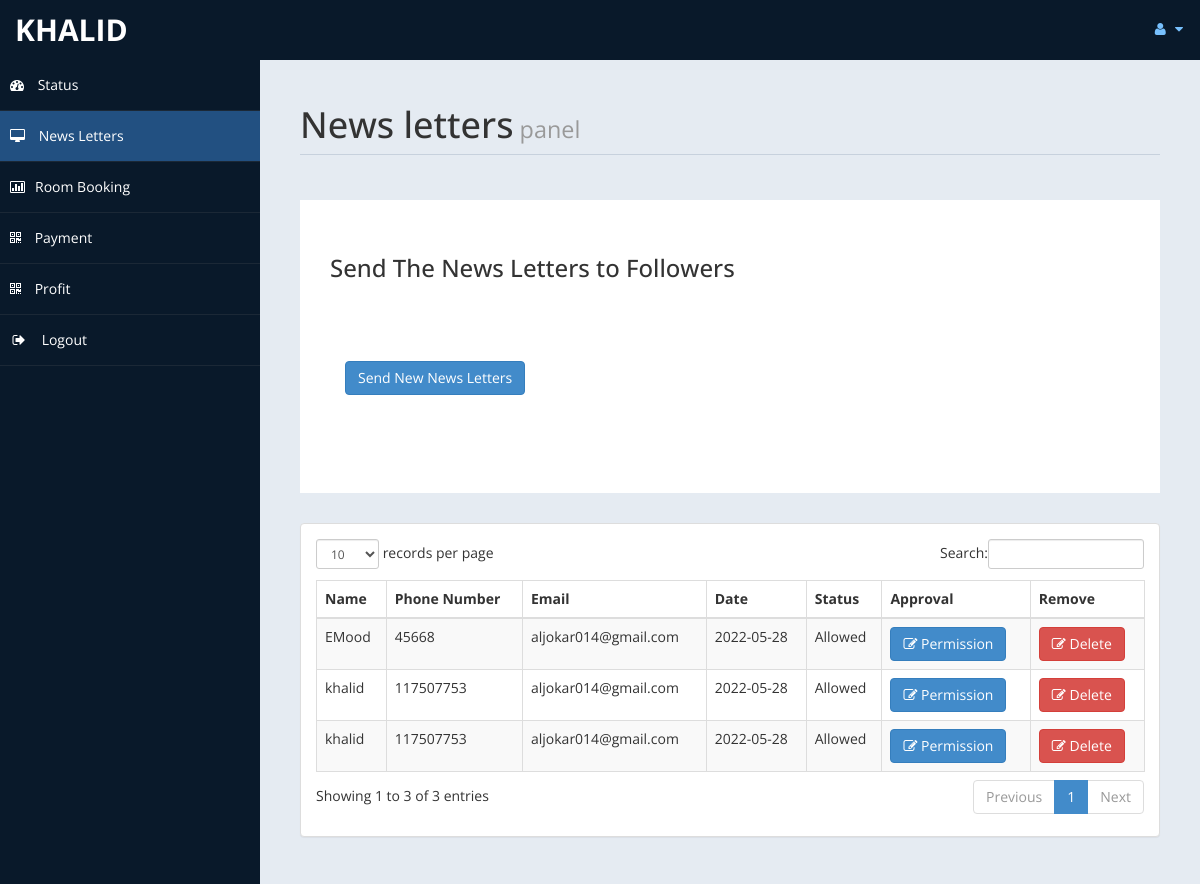
Page /admin/messages.php (signed in) on the committed database.
### tables this page shows
CREATE TABLE `contact` (
  `id` int(10) UNSIGNED NOT NULL,
  `fullname` varchar(100) DEFAULT NULL,
  `phoneno` int(10) DEFAULT NULL,
  `email` text DEFAULT NULL,
  `cdate` date DEFAULT NULL,
  `approval` varchar(12) DEFAULT NULL
);

### admin/messages.php (the view, shortened to what this page needs)
<!DOCTYPE html>
<html xmlns="http://www.w3.org/1999/xhtml">
<head>
    <link href="assets/css/bootstrap.css" rel="stylesheet" />
    <link href="assets/css/font-awesome.css" rel="stylesheet" />
    <link href="assets/css/custom-styles.css" rel="stylesheet" />
    <link href="assets/js/dataTables/dataTables.bootstrap.css" rel="stylesheet" />
</head>
<body>
    <div id="wrapper">
        <nav class="navbar navbar-default top-navbar" role="navigation">
            <div class="navbar-header">
                <a class="navbar-brand" href="home.php"><?php echo $_SESSION["user"]; ?> </a>
            </div>
            <ul class="nav navbar-top-links navbar-right">
                <li class="dropdown">
                    <a class="dropdown-toggle" data-toggle="dropdown" href="#" aria-expanded="false">
                        <i class="fa fa-user fa-fw"></i> <i class="fa fa-caret-down"></i>
                    </a>
                </li>
            </ul>
        </nav>
        <nav class="navbar-default navbar-side" role="navigation">
            <div class="sidebar-collapse">
                <ul class="nav" id="main-menu">
                    <li>
                        <a href="home.php"><i class="fa fa-dashboard"></i> Status</a>
                    </li>
                    <li>
                        <a class="active-menu" href="messages.php"><i class="fa fa-desktop"></i> News Letters</a>
                    </li>
					<li>
                        <a href="roombook.php"><i class="fa fa-bar-chart-o"></i>Room Booking</a>
                    </li>
                    <li>
                        <a href="Payment.php"><i class="fa fa-qrcode"></i> Payment</a>
                    </li>
                    <li>
                        <a  href="profit.php"><i class="fa fa-qrcode"></i> Profit</a>
                    </li>
                    <li>
                        <a href="logout.php" ><i class="fa fa-sign-out fa-fw"></i> Logout</a>
                    </li>
            </div>
        </nav>
        <div id="page-wrapper" >
            <div id="page-inner">
			 <div class="row">
                    <div class="col-md-12">
                        <h1 class="page-header">
                           News letters<small> panel</small>
                        </h1>
                    </div>
                </div>
				 <?php
				include('db.php');
			   ?>
				 <div class="row">
                <div class="col-md-12">
                    <div class="jumbotron">
                        <h3>Send The News Letters to Followers</h3>
                        <p></p>
                        <p>
						<div class="panel-body">
                            <button class="btn btn-primary btn" data-toggle="modal" data-target="#myModal">
                              Send New News Letters
                            </button>
                            </div>
                        </div>
                    </div>
                </div>
            </div>
               <?php
				$sql = "SELECT * FROM `contact`";
				$re = mysqli_query($con,$sql);
			   ?>
            <div class="row">
                <div class="col-md-12">
                    <div class="panel panel-default">
                        <div class="panel-body">
                            <div class="table-responsive">
                                <table class="table table-striped table-bordered table-hover" id="dataTables-example">
                                    <thead>
                                        <tr>
                                            <th>Name</th>
											<th>Phone Number</th>
                                            <th>Email</th>
                                            <th>Date</th>
											<th>Status</th>
											<th>Approval</th>
											<th>Remove</th>
                                        </tr>
                                    </thead>
                                    <tbody>
									<?php
										while($row = mysqli_fetch_array($re))
										{
											$id = $row['id'];
											if($id % 2 ==1 )
											{
												echo"<tr class='gradeC'>
													<td>".$row['fullname']."</td>
													<td>".$row['phoneno']."</td>
													<td>".$row['email']."</td>
													<td>".$row['cdate']."</td>
													<td>".$row['approval']."</td>
													<td><a href=newsletter.php?eid=".$id ." <button class='btn btn-primary'> <i class='fa fa-edit' ></i> Permission</button></td>
													<td><a href=newsletterdel.php?eid=".$id ." <button class='btn btn-danger'> <i class='fa fa-edit' ></i> Delete</button></td>
												</tr>";
											}
											else
											{
												echo"<tr class='gradeU'>
													<td>".$row['fullname']."</td>
													<td>".$row['phoneno']."</td>
													<td>".$row['email']."</td>
													<td>".$row['cdate']."</td>
													<td>".$row['approval']."</td>
													<td><a href=newsletter.php?eid=".$id." <button class='btn btn-primary'> <i class='fa fa-edit' ></i> Permission</button></td>
													<td><a href=newsletterdel.php?eid=".$id ." <button class='btn btn-danger'> <i class='fa fa-edit' ></i> Delete </button></td>
												</tr>";
											}
										}
									?>
                                    </tbody>
                                </table>
                            </div>
                        </div>
                    </div>
                </div>
            </div>
                </div>
            </div>
</body>
</html>

### admin/assets/css/custom-styles.css (style rules this page uses)
body { font-family: 'Open Sans', sans-serif; }
#wrapper { width: 100%; background:#09192A; }
#page-wrapper { padding: 15px 15px; min-height: 600px; background:#E5EBF2; }
#page-inner { width:100%; margin:10px 20px 10px 0px; background-color:transparent; padding:10px; min-height:1200px; }
h1, .h1, h2, .h2, h3, .h3 { margin-top: 7px; margin-bottom: -5px; }
p { font-size:16px; line-height:25px; padding-top:20px; }
.page-header { padding-bottom: 9px; margin: 10px 0 45px; border-bottom: 1px solid #C7D1DD; }
.jumbotron, .well { background:#fff; }
.top-navbar { margin:0px; }
.top-navbar .navbar-brand { color: #fff; width: 260px; text-align: left; height: 60px; font-size: 30px; font-weight: 700; text-transform: uppercase; line-height: 30px; }
.top-navbar .nav > li { position: relative; display: inline-block; }
.top-navbar .nav > li > a { position: relative; display: block; padding: 19px 15px; color: #77C0FD; }
.active-menu { background-color:#225081!important; }
.sidebar-collapse , .sidebar-collapse .nav { background:none; }
.sidebar-collapse .nav { padding:0; }
.sidebar-collapse .nav > li > a { color:#fff; background:transparent; text-shadow:none; }
.sidebar-collapse > .nav > li > a { padding:15px 10px; }
.sidebar-collapse > .nav > li { border-bottom: 1px solid rgba(107, 108, 109, 0.19); }
.navbar-side { border:none; background-color: transparent; }
.top-navbar { background:#09192A; border-bottom:none; }
.top-navbar .nav > li > a > i { margin-right: 2px; }
.navbar-default { border:0px solid black; }
.navbar-header { background: #09192A; }
.nav > li > a > i { margin-right:10px; }
@media (min-width:768px) { #page-wrapper { margin: 0 0 0 260px; padding: 15px 30px; min-height: 1200px; } }
@media (min-width:768px) { .navbar-side { z-index: 1; position: absolute; width: 260px; } }
@media (min-width:768px) { .navbar { border-radius: 0px; } }

### rows in the picture
contact: fullname "EMood", phoneno "45668", email "aljokar014@gmail.com", cdate "2022-05-28", approval "Allowed"
contact: fullname "khalid", phoneno "117507753", email "aljokar014@gmail.com", cdate "2022-05-28", approval "Allowed"
contact: fullname "khalid", phoneno "117507753", email "aljokar014@gmail.com", cdate "2022-05-28", approval "Allowed"

### other values in the picture
$_SESSION["user"] "KHALID"
